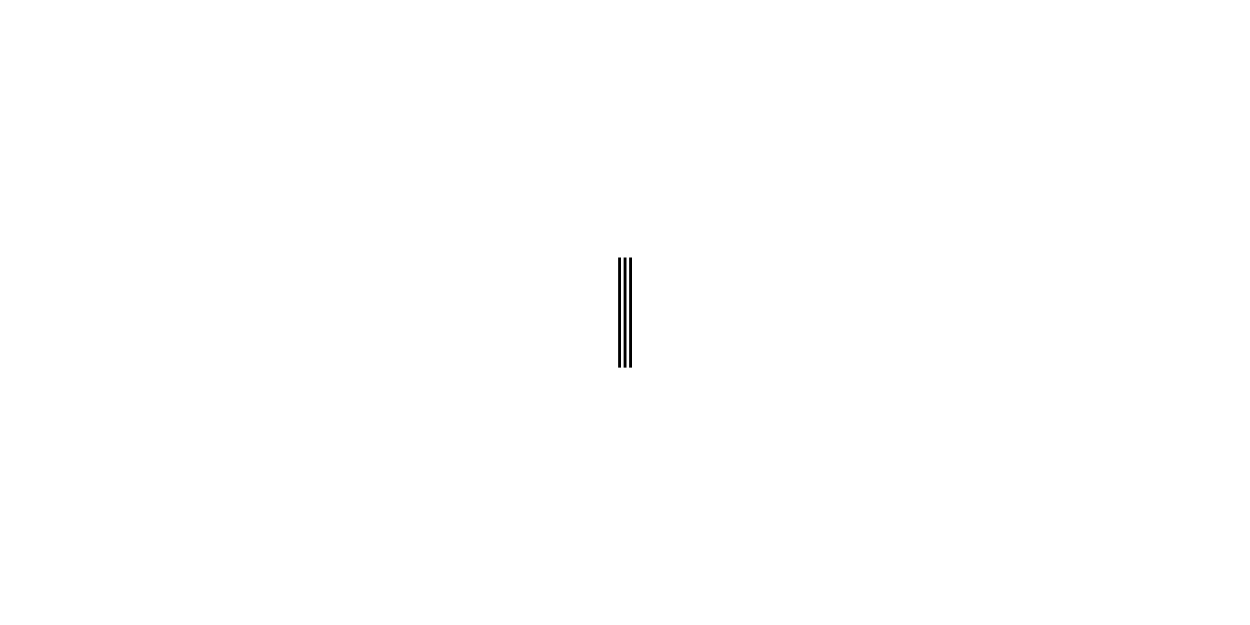
#> input picture Optical_Instruments/polarizacion/recursos_polarizacion/USAFG9E2.png, 10000 x 5000 px (shown at 1/8 size)
$ python test_stokes.py
#> lines starting #> are read from the running program, lines starting #| are printed output that depends on the picture; after the words box and inside, x2 and y2 are one past the last pixel; in counts of white or black regions, pixels touching at a corner belong together
### Optical_Instruments/diffraction/utilopctic.py
import numpy as np
from tkinter import Tk, filedialog
from PIL import Image
import matplotlib.pyplot as plt
import cv2
from LightPipes import *

# [31 lines left out: function rescale_field, not called in this run]


def import_image(Title="Seleccionar Imagen",path:str=None):
    """
    Esta funcion abre una pantalla emergente del administrador de archivos para la ruta de una imagen a importar.
    """
#> called with Title = 'Seleccionar Imagen'

    print("Hello")

    if path==None:
        # Ocultar la ventana principal de Tkinter
        Tk().withdraw()

        # Abrir el cuadro de diálogo para seleccionar la imagen
        ruta_imagen = filedialog.askopenfilename(
            title=Title,
            filetypes=[("Imágenes", "*.png *.jpg *.jpeg *.bmp *.tif *.tiff")]
        )
#> the answer given: polarizacion/recursos_polarizacion/USAFG9E2.png
    else:
        ruta_imagen=path
        print(ruta_imagen)

    # Cargar la imagen como un arreglo numpy
    if ruta_imagen:
        #cargamos el primer
        imagen = Image.open(ruta_imagen)
#> imagen is the input picture: PIL image 10000x5000 L; 99.9% white; 3 black regions, box (x1, y1, x2, y2) and area: (4945, 2060, 4968, 2941) 20263, (4989, 2060, 5012, 2941) 20263, (5033, 2060, 5056, 2941) 20263
        imagen = np.array(imagen)
        if(len(imagen.shape)>=3):
            #convertimos a escala de grises
            imagen = imagen[:,:,0]
        return imagen
    else:
        return None


# [7 lines left out: function show_image, not called in this run]

def export_image(img_array):
    """
    Abre un cuadro de diálogo para guardar una imagen a partir de un array numpy.
    """
    # Crear y ocultar ventana de Tkinter
    root = Tk()
    root.withdraw()

    # Cuadro de diálogo "Guardar como"
    ruta_guardado = filedialog.asksaveasfilename(
        title="Guardar imagen",
        defaultextension=".png",
        filetypes=[
            ("PNG", "*.png"),
            ("JPEG", "*.jpg"),
            ("BMP", "*.bmp"),
            ("TIFF", "*.tiff"),
        ]
    )

    # Si el usuario seleccionó un archivo
    if ruta_guardado:
        # Asegurar que la imagen esté en formato uint8
        if img_array.dtype != np.uint8:
            # Normalizar si es necesario
            img_norm = img_array
            img_norm = img_norm
            img_norm = (img_norm * 255).astype(np.uint8)
        else:
            img_norm = img_array

        # Convertir a imagen PIL y guardar
        imagen = Image.fromarray(img_norm)
        imagen.save(ruta_guardado)

    # Destruir raíz oculta
    root.destroy()

### Optical_Instruments/polarizacion/library/stokes.py
from diffraction.fresnel import *
from diffraction.utilopctic import *
import cv2
import numpy as np
class simple_stokes():
    def __init__(self,state_pol    #estado de polarizacion
                 ,wavelenght       #longitud de onda de simulacion
                 ,grid_size        #dimensiones del campo inicial
                 ,N                #cantidad de pixeles de la imagen
                 ):
        """
        vector de Jones de la iluminacion
        """
        self.__wavelenght=wavelenght
        self.__state_polarization=state_pol
        self.__grid_size=grid_size
        self.__N=N

        #instanciamos dos clases Field
        self.__field_p=Field(self.__grid_size,self.__wavelenght,self.__N)
        self.__field_s=Field(self.__grid_size,self.__wavelenght,self.__N)

    def set_field_p(self,Field_p=None):
        self.__field_p.set_field(Field_p)

    def set_field_s(self,Field_s=None):
        self.__field_s.set_field(Field_s)

    # [31 lines left out: functions import_phase_field_p, import_intensity_field_p, import_intensity_field_s, import_phase_field_s, not called in this run]

    def padding2N_field(self,factor=2):

        """
        Esta funcion agrega padding al campo para sobrellevar el alias que se puede
        generar

        @parameter:
            factor de padding
        """

        #padding al campo TE
        self.__field_p.padding2N_field()
        #padding al campo TM
        self.__field_s.padding2N_field()

        return True
    # [6 lines left out: function limit_propagate, not called in this run]

    def fresnel_propagate(self,z):
        """
        Propagamos los campos TE y TM independientemente

        Esto significa que esta simulacion es consistente para experimentos donde los
        campos TE y TM estan desacoplados durante la propagacion
        """
        #propagacion del campo TE
        self.__field_p.fresnel_propagation(z)
        #propagacion del campo TM
        self.__field_s.fresnel_propagation(z)
    def lens(self,f):
        """
        Pasamos el campo vectorial por una lente de distancia focal
        f
        @parameter:
            f->distancia focal de la lente
        Se asume que la lente no es un elemento que pueda modificar
        el estado de polarizacion del campo. Por lo tanto es de esperar que
        al igual que a la entrada el campo este igualmente desacoplado
        """

        #pasamos el campo TE y TM por la lente.
        self.__field_p.lens(f)
        self.__field_s.lens(f)
        return True

    def crop_field(self,factor=2):
        """
        Recortamos de la imagen el paddig añadido anteriormente
        """

        #recortamos del campo TE y TM
        self.__field_p.crop_field(factor)
        self.__field_s.crop_field(factor)
        return True
    def pupila(self,radius:float):
        """
        Aplicacion de la pupila segun sea necesario durante la propagacion
        """
        #aplicamos la pupila al campo TE y TM
        self.__field_p.pupila(radius)
        self.__field_s.pupila(radius)
    # [13 lines left out: function zernike_filter, not called in this run]
    def  analyzer_polarizador(self,angle_trans):
        """
        Esta funcion simula un polarizador lineal.
        @parameters
        angle_trans->angulo de transmision del polarizador
        """
        #creamos los elementos de la matriz
        self.__field_p.set_field(self.__field_p.get_field()*np.cos(angle_trans)**2+self.__field_s.get_field()*np.sin(angle_trans)*np.cos(angle_trans))
        self.__field_s.set_field(self.__field_s.get_field()*np.sin(angle_trans)**2+self.__field_p.get_field()*np.sin(angle_trans)*np.cos(angle_trans))
        return True

        return True
    def __field_intensity(self):
        """
        Esta funcion devuleve la intensidad del campo vectorial
        """
        Intensity_field_p=np.abs(self.__field_p.get_field())**2
        Intensity_field_s=np.abs(self.__field_s.get_field())**2
        Intensity_neta= Intensity_field_p + Intensity_field_s
        return Intensity_neta
    def __field_phase(self):
        """
        Esta funcion devuelve la phase del campo vectorial
        """
        Phase_field_p=np.angle(self.__field_p.get_field())
        Phase_field_s=np.angle(self.__field_s.get_field())
        return Phase_field_p+Phase_field_s


    def show_field(self,axis_inte_sp):
        """
        Esta funcion muestra un collage del campo y sus componentes de polarizacion.
        En el momento difractivo en el que este.
        """


        #calculamos el campo neto
        intensity_net=self.__field_intensity()
        phase_net=self.__field_phase()
        #campo total.
        axis_inte_sp.imshow(intensity_net,
                            cmap='gray',
                            extent=(-self.__grid_size/2*1e3, self.__grid_size/2*1e3, -self.__grid_size/2*1e3, self.__grid_size/2*1e3)
                            )
        axis_inte_sp.set_title("espectro de intensidad del campo neto")
        axis_inte_sp.set_xlabel('(mm)')
    def export_field(self):


        #calculamos la intensidad del campo
        Intensity=self.__field_intensity()
        Intensity=Intensity/Intensity.max()

        #exportamos la imagen
        export_image(Intensity)


class birrefrigente():
    def __init__(self,path_delta_map:str=None,path_theta_map:str=None,N:int=1024):
        self.__N=N

        self.__theta_map=self.import_theta()
        self.__delta_map=self.import_delta()
    def import_theta(self,Path:str=None):
        image=import_image(path=Path)
        A_resized = cv2.resize(image, (self.__N, self.__N), interpolation=cv2.INTER_CUBIC)
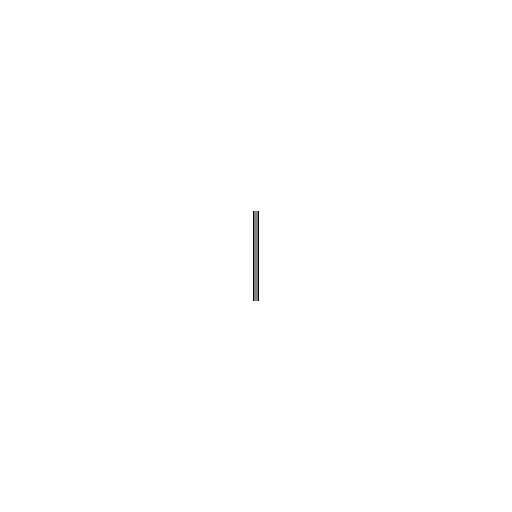
#> A_resized: shape (1024, 1024) (shown at 1/2 size); 99.9% white; 3 black regions, box (x1, y1, x2, y2) and area: (506, 422, 509, 602) 540, (515, 422, 518, 602) 540, (511, 422, 513, 602) 360
        A_resized=A_resized.astype(np.float32)
        #normalizamos la intensidad entre 0 y 1
        if A_resized.max()!=0:
            A_resized = (A_resized / A_resized.max())*2*np.pi
        else:
            A_resized=A_resized

        self.__theta_map=A_resized
        return A_resized

    def import_delta(self,Path:str=None):
        image=import_image(path=Path)
#> call 2 of import_image, with Title = 'Seleccionar Imagen'
#> the answer given: polarizacion/recursos_polarizacion/Prueba de polarizacion.png
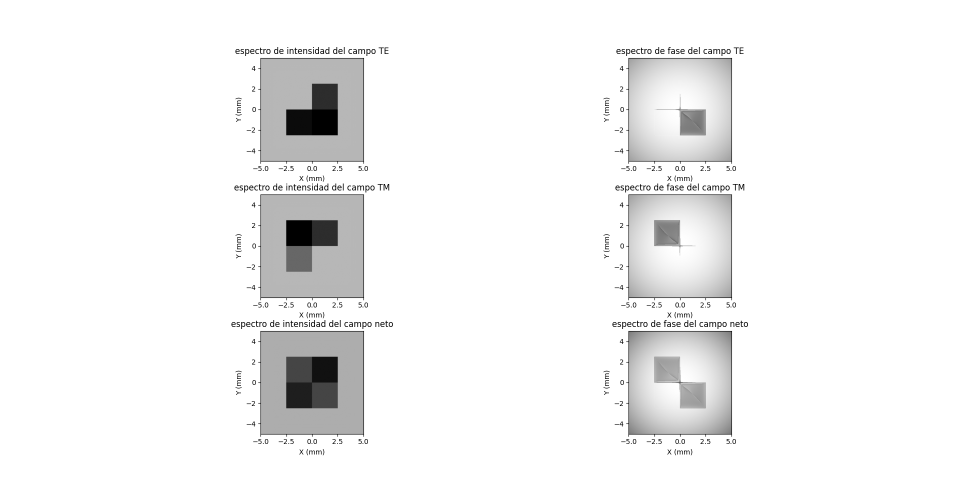
#> input picture Optical_Instruments/polarizacion/recursos_polarizacion/Prueba de polarizacion.png, 1920 x 975 px (shown at 1/2 size)
#> in import_image, imagen is the input picture: PIL image 1920x975 RGBA; mean R, G, B, A 242.7, 242.7, 242.7, 255

        A_resized = cv2.resize(image, (self.__N, self.__N), interpolation=cv2.INTER_CUBIC)
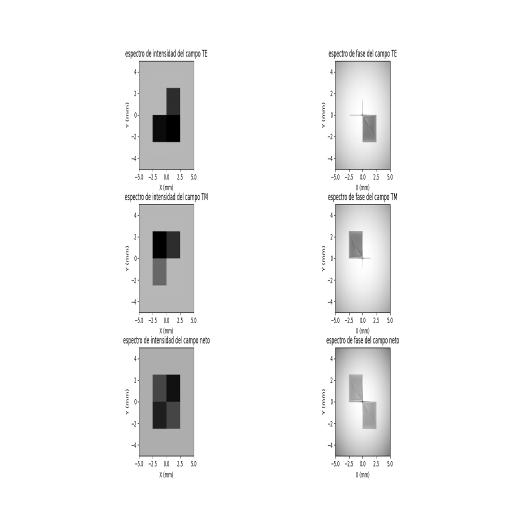
#> A_resized: shape (1024, 1024) (shown at 1/2 size); min 0, max 255, mean 242.6
        A_resized=A_resized.astype(np.float32)
        #normalizamos la intensidad entre 0 y 1
        if A_resized.max()!=0:
            A_resized = (A_resized / A_resized.max())*2*np.pi
#> in export_image, `imagen = Image.fromarray(img_norm)`:
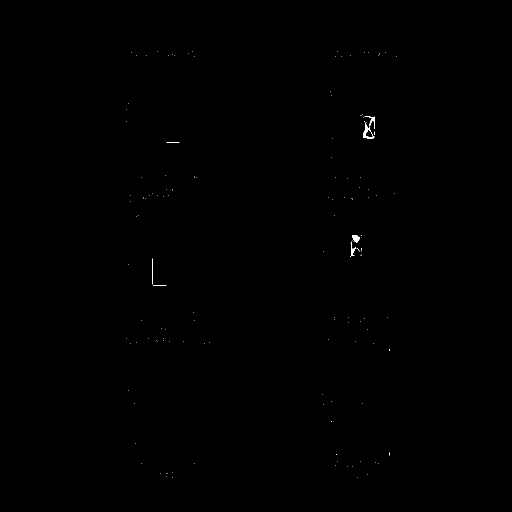
#> imagen: PIL image 1024x1024 L (shown at 1/2 size); values 254 (black) and 255 (white), 0.08% white; 142 white regions (135 under 20 px), largest, box (x1, y1, x2, y2) and area: (726, 245, 749, 277) 226, (704, 470, 720, 485) 148, (700, 483, 712, 514) 107
        else:
            A_resized=A_resized
        self.__delta_map=A_resized
        return A_resized
    def apply_initial_retardo(self,jones_in=[1,0]):
        """
        aplica la muesta a un estado de polarizacion conocido
        uniforme

        :param jones_in: Estado de polarizacion de la iluminacion

        :Return
        -------
        Tupla: Ex_out,Ey_out
            Camplo transmitido pixel por pixel
        """

        H,W =self.__N,self.__N


        #Convertimos el vector de Jones a forma compleja
        jones_in = np.asarray(jones_in,dtype=complex).reshape(2)


        #expandimos el estado uniforme al tamaño de la imagen
        Ex_in = np.full((H,W),jones_in[0],dtype=complex)
        Ey_in = np.full((H,W),jones_in[1],dtype=complex)

        # Rotación según theta(x,y)
        cos = np.cos(self.__theta_map)
        sin = np.sin(self.__theta_map)

        # Terminos de la Jones local
        exp_delta = np.exp(1j * self.__delta_map)

        J11 = cos**2 + exp_delta * sin**2
        J12 = (1 - exp_delta) * cos * sin
        J21 = J12
        J22 = sin**2 + exp_delta * cos**2

        # Campo transmitido
        Ex_out = J11 * Ex_in + J12 * Ey_in
        Ey_out = J21 * Ex_in + J22 * Ey_in

        return Ex_out, Ey_out


class polarizador():
    # [57 lines left out: functions __init__, import_theta, apply_initial_polarization, not called in this run]

### Optical_Instruments/diffraction/fresnel.py
import numpy as np
import matplotlib.pyplot as plt
from diffraction.utilopctic import import_image
import cv2
from PIL import Image
from diffraction.utilopctic import export_image
from diffraction.filterZernike import filter_Zernike


class Field():
    def __init__(self, grid_zize,wavelenght, N):
        self._grid_size = grid_zize
        self._wavelenght = wavelenght
        self._N = N
        self._k = 2 * np.pi / wavelenght
        self._dx = grid_zize / N
        self._x = np.linspace(-grid_zize / 2, grid_zize / 2, N)
        self._y = np.linspace(-grid_zize / 2, grid_zize / 2, N)
        self._X, self._Y = np.meshgrid(self._x, self._y)
        self.__E = None  # Campo eléctrico inicializado en cero

    # [5 lines left out: function Begin, not called in this run]
    def get_field(self):
        """
        Funcion que devuelve el campo de la simulacion
        """
        return self.__E
    def set_field(self,field):
        self.__E=field
        return True
    def set_Magnificacion(self,MX):
        self._X/=MX
        self._Y/=MX
    # [44 lines left out: functions import_Intensity, import_Phase, not called in this run]
    def padding2N_field(self,factor=2):
        """
        Agrega padding al campo eléctrico para alcanzar un nuevo tamaño físico.

        Factor:
            multiplicacion de las dimensiones
        """
        new_size = factor * self._grid_size
        N_new = int(new_size / self._dx)
        pad_x = (N_new - self._N) // 2
        pad_y = (N_new - self._N) // 2
        E_padded = np.pad(self.__E, ((pad_x, pad_x), (pad_y, pad_y)), mode='constant', constant_values=0)

        self.__E = E_padded
        self._N = N_new
        self._grid_size = new_size
        self._x = np.linspace(-new_size / 2, new_size / 2, N_new)
        self._y = np.linspace(-new_size / 2, new_size / 2, N_new)
        self._X, self._Y = np.meshgrid(self._x, self._y)
    # [17 lines left out: function fresnel_limit, not called in this run]

    def fresnel_propagation(self, z):
        """
        Docstring for fresnel_propagation

        :param self: Description
        :param z: Description
        """


        k = self._k
        dx = self._dx
        N = self._N

        # Crear coordenadas del espacio de frecuencia
        fx = np.fft.fftfreq(N, d=dx)
        fy = np.fft.fftfreq(N, d=dx)
        FX, FY = np.meshgrid(fx, fy)

        # Calcular el kernel de transferencia de Fresnel
        H = np.exp(-1j * (np.pi * self._wavelenght * z) * (FX**2 + FY**2))

        # Transformada de Fourier del campo eléctrico inicial
        E_fft = np.fft.fft2(self.__E)

        # Multiplicar en el dominio de la frecuencia
        E_fft_propagated = E_fft * H

        # Transformada inversa de Fourier para obtener el campo propagado
        E_propagated = np.fft.ifft2(E_fft_propagated)

        self.__E = E_propagated


    def crop_field(self,factor=2):
        """
        Recorta el campo eléctrico al tamaño original después de la propagación con padding.
        """
        original_N = self._N // factor
        start = (self._N - original_N) // factor
        end = start + original_N

        E_cropped = self.__E[start:end, start:end]

        self.__E = E_cropped
        self._N = original_N
        self._grid_size = self._grid_size / factor
        self._x = np.linspace(-self._grid_size / factor, self._grid_size / factor, original_N)
        self._y = np.linspace(-self._grid_size / factor, self._grid_size / factor, original_N)
        self._X, self._Y = np.meshgrid(self._x, self._y)
        self._X/=2
        self._Y/=2


    def lens(self, f):
        """
        Aplica una lente delgada al campo eléctrico.

        Parámetros:
            f : distancia focal de la lente (en metros)
        """
        k = self._k
        R = self._X**2 + self._Y**2
        lens_phase = np.exp(-1j * (k / (2 * f)) * R)

        self.__E = self.__E * lens_phase

    def pupila(self, radius):
        """
        Aplica una pupila circular al campo eléctrico.

        Parámetros:
            radius : radio de la pupila (en metros)
        """
        R = np.sqrt(self._X**2 + self._Y**2)
        aperture = np.where(R <= radius, 1, 0)

        self.__E = self.__E * aperture

    # [27 lines left out: functions zernike_filter, export_field, show_intensity, not called in this run]

    def show_phase(self,axes):
        phase = np.angle(self.__E)
        axes.imshow(phase, cmap='gray', extent=(-self._grid_size/2*1e3, self._grid_size/2*1e3, -self._grid_size/2*1e3, self._grid_size/2*1e3))

### Optical_Instruments/diffraction/filterZernike.py
import numpy as np
import matplotlib.pyplot as plt


def mascara_circular(xx: np.ndarray, yy: np.ndarray, radio: float) -> np.ndarray:
    """Máscara binaria circular centrada (1 dentro del disco, 0 fuera)."""
    return ((xx**2 + yy**2) <= radio**2).astype(float)

#características de iluminacion
wavelength = 533e-9  # Longitud de onda en metros
f_MO = 10e-3  # Distancia focal del objetivo en metros


#Caracteristicas de la imagen
N_x = 1024 # Ancho de la imagen
N_y = 1024 # Alto de la imagen
#dimensiones físicas de la imagen en m
size_x = 390e-6  # m
size_y = 390e-6  # m
#tamaño del pixel
dx = size_x / N_x  # Tamaño del pixel en x
dy = size_y / N_y  # Tamaño del pixel en y
#malla de coordenadas
x = np.linspace(-size_x/2, size_x/2, N_x)
y = np.linspace(-size_y/2, size_y/2, N_y)
X, Y = np.meshgrid(x, y)
#tamaño del radio de la máscara circular
R_pupila = 10e-3  # Radio en metros
R_filter = 1.22*wavelength*f_MO/R_pupila

print(f"Radio pupila: {R_pupila*1e3} mm")
print(f"Radio filtro Zernike: {R_filter*1e9} nm")


#creamos a lienzo de Zernike vacío
Pupila = mascara_circular(X, Y, R_pupila)

Pupila = Pupila.astype(np.complex128)

Filter = mascara_circular(X, Y, R_filter)
Pupila =Pupila - Filter
Filter = Filter.astype(np.complex128)
#aplicamos alguna función de Zernike
Filter = Filter*np.exp(1j*np.pi/2)/2

img = Pupila + Filter


#Creamos un patrón de Zernike simple (por ejemplo, un círculo

Intensidad=np.abs(img)

Phase=np.angle(img)


# [16 lines left out: function filter_Zernike, not called in this run]

# [19 lines of commented-out code are left out]

### Optical_Instruments/test_stokes.py
from polarizacion.library.stokes import *


#caracteristicas de la iluminacion y del campo incial
wavelength = 633e-9  # Wavelength in meters
grid_size = 200e-6     # Grid size in meters
N = 1024              # Number of grid points
State_polar=[1,0]

#creamos el lienzo de matplotlib
fig=plt.figure(figsize=(10,12))
ax1=fig.add_subplot(1,2,1)
ax2=fig.add_subplot(1,2,2)
plt.title("Polarizador-Analizador")
#instanciamos la clase simple_stokes
simple_stokes=simple_stokes(None,wavelength,grid_size,N)
#instanciamos la muestra
Muestra=birrefrigente(N=N)

Field_p,Field_s=Muestra.apply_initial_retardo()
#importamos las imagenes que representan cada elemento o caracteristica del campo
simple_stokes.set_field_p(Field_p=Field_p)
#simple_stokes.import_phase_field_p()
simple_stokes.set_field_s(Field_s=Field_s)
#simple_stokes.import_phase_field_s()

simple_stokes.show_field(ax1)
simple_stokes.export_field()
#adicionamos padding a la  campo para evitar aliasing
simple_stokes.padding2N_field()

fTL=2e-4
MX=20
fMO=fTL
diametro_pupila=10e-3
diametro_del_lente=25.4e-3


simple_stokes.fresnel_propagate(fMO)
simple_stokes.lens(fMO)
simple_stokes.pupila(diametro_del_lente/2)
simple_stokes.fresnel_propagate(fMO)

simple_stokes.pupila(diametro_pupila/2)

simple_stokes.fresnel_propagate(fTL)
simple_stokes.lens(fTL)
simple_stokes.pupila(diametro_del_lente/2)
simple_stokes.fresnel_propagate(fTL)

#angulo de tranmision
Beta=np.pi/2
simple_stokes.analyzer_polarizador(Beta)

simple_stokes.crop_field()

simple_stokes.show_field(ax2)
simple_stokes.export_field()
#> in export_image (call 2), `imagen = Image.fromarray(img_norm)`:
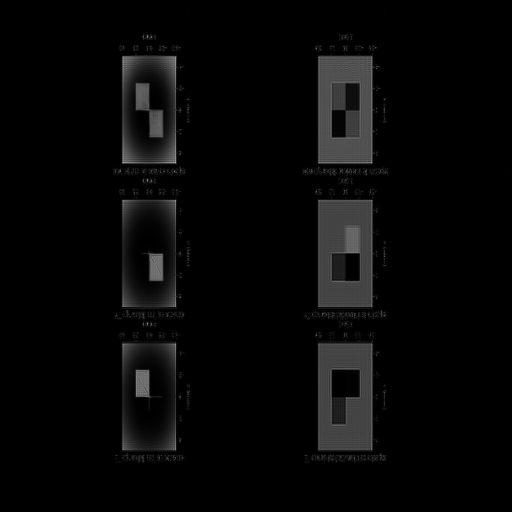
#> imagen: PIL image 1024x1024 L (shown at 1/2 size); min 0, max 255, mean 7.1


plt.show()
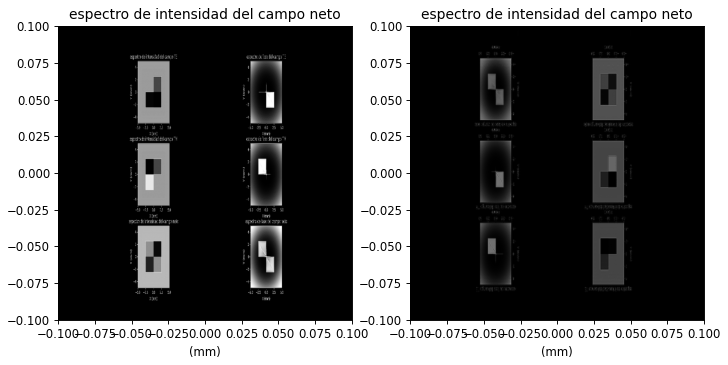
#> figure drawn by matplotlib, 2 panels
